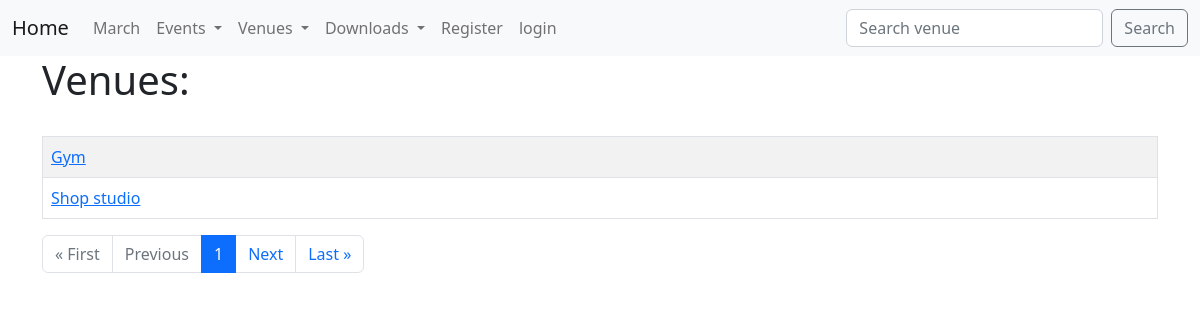
The page /venue_list on the database as committed earlier.
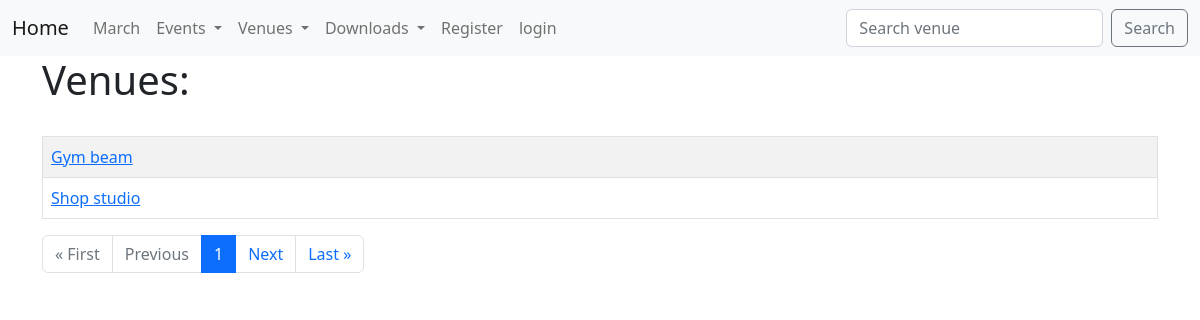
The same page on the database as committed later.
### events/models.py (models this page shows)
class Venue(models.Model):
    name = models.CharField('Venue name', max_length=120)
    address = models.CharField(max_length=300)
    zip_code = models.CharField('Zip code', max_length=10, blank=True)
    phone = models.CharField('Contact phone', max_length=15, blank=True)
    web = models.URLField('Website address', blank=True)
    email = models.EmailField('Email address', blank=True)
    owner = models.IntegerField('Venue owner', blank=False, default=1)
    venue_image = models.ImageField(null=True, blank=True, upload_to='images/')
    def __str__(self):
        return self.name

### events/views.py (the view)
# urls.py: path('venue_list', list_of_venue, name='venue_list'),
def list_of_venue(request):
    context = {}
    venue_list = Venue.objects.all()
    p = Paginator(venue_list, 2)
    page = request.GET.get('page')
    venues = p.get_page(page)
    context = {
        'venue_list': venue_list,
        'venues': venues,
    }
    return render(request, 'events/venue.html', context)

### events/templates/events/venue.html (shortened to what this page needs)
{% extends 'events/main.html' %}
{% block content %}
<h1>Venues: </h1>
<br>
<table class="table table-striped table-bordered table-hover">
    {% for venue in venues %}
    <tr>
        <td>
            <a href="{% url 'venue_detail' venue.id %}">{{ venue }}</a>
        </td>
    </tr>
    {% endfor %}
</table>
<nav aria-label="...">
    <ul class="pagination">
        {% if venues.has_previous %}
        <li class="page-item">
            <a class="page-link" href="?page=1">&laquo First</a>
        </li>
        <li class="page-item">
            <a class="page-link" href="?page={{ venues.previous_page_number }}">Previous</a>
        </li>
        {% else %}
        <li class="page-item disabled">
            <a class="page-link" href="?page=1">&laquo First</a>
        </li>
        <li class="page-item disabled">
            <a class="page-link" tabindex="-1" aria-disabled="true" href="#">Previous</a>
        </li>
        {% endif %}
        <li class="page-item active" aria-current="page">
            <a href="#" class="page-link">{{ venues.number }}</a>
        </li>
        {% if venues.has_next %}
        <li class="page-item">
            <a class="page-link" href="?page={{ venues.next_page_number }}">Next</a>
        </li>
        <li class="page-item">
            <a class="page-link" href="?page={{ venues.paginator.num_pages}}"> Last &raquo</a>
        </li>
        {% endif %}
    </ul>
</nav>
{% endblock %}

Rows that differ between the two databases and show on the page:
changed Venue: name "Gym" → "Gym beam"
